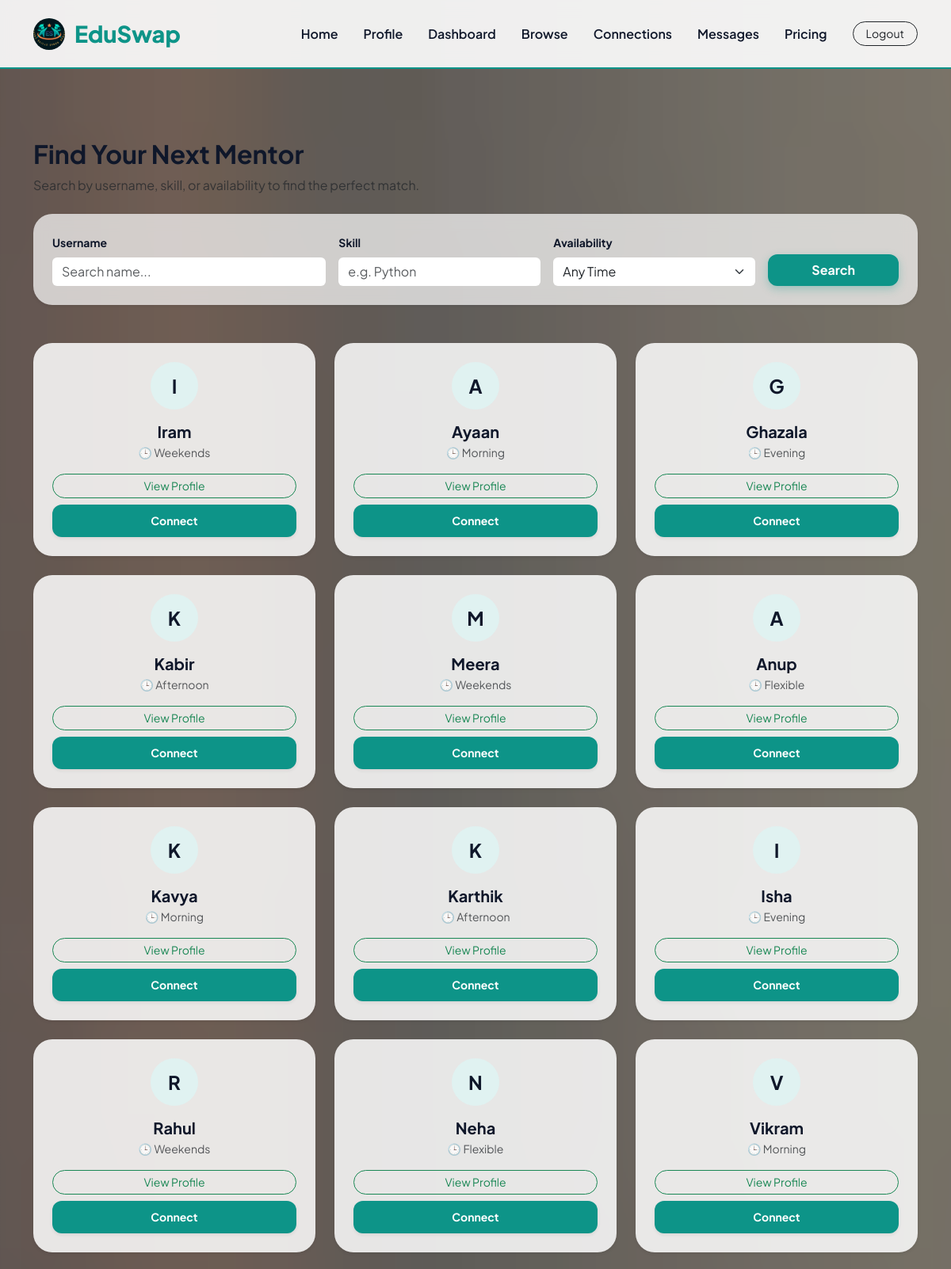
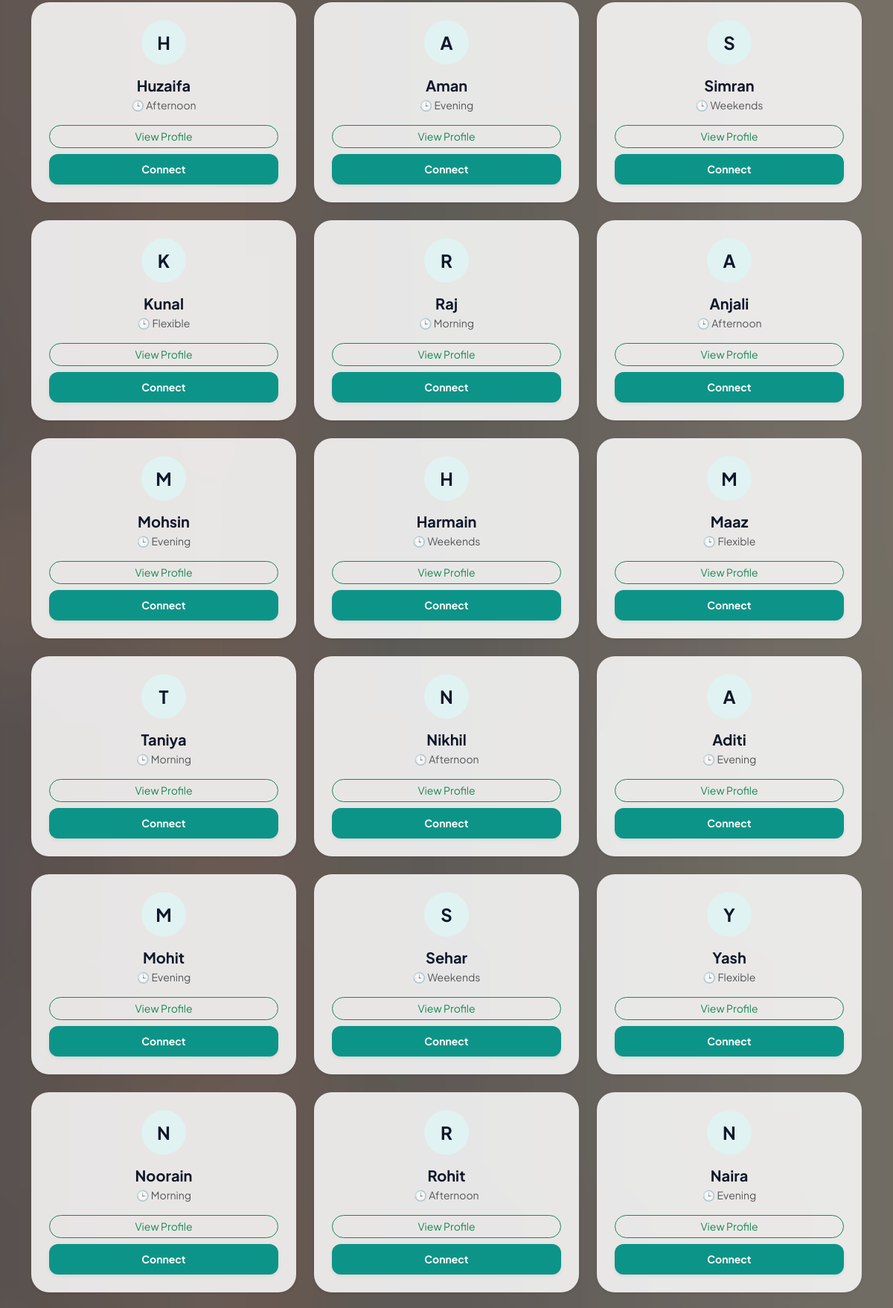
The app's page /search/ (signed in, upper part) with its own data (2 pictures, top to bottom).
### swappy/models.py (models this page shows, shortened)
class Student(models.Model):
    AVAILABILITY_CHOICES = [
        ('morning', 'Morning'),
        ('afternoon', 'Afternoon'),
        ('evening', 'Evening'),
        ('weekends', 'Weekends'),
        ('flexible', 'Flexible'),
    ]
    user = models.OneToOneField(User, on_delete=models.CASCADE, related_name='student')
    bio = models.TextField(blank=True, null=True)
    availability = models.CharField(
        max_length=20,
        choices=AVAILABILITY_CHOICES,
        default='flexible'
    )
    is_premium = models.BooleanField(default=False)
    premium_since = models.DateTimeField(null=True, blank=True) # New Field
    created_at = models.DateTimeField(auto_now_add=True)

### swappy/views.py (the view)
# urls.py: path('search/', views.search_students, name='search_students'),
@login_required
def search_students(request):
    query = request.GET.get('q', '')
    students = Student.objects.exclude(user=request.user).filter(
        Q(user__username__icontains=query) | Q(offered_skills__skill__name__icontains=query)
    ).distinct()
    return render(request, 'search_students.html', {'students': students, 'query': query})

### swappy/views.py (called while the page is built)
def global_context(request):
    if request.user.is_authenticated:
        try:
            student = request.user.student
            pending_count = Connection.objects.filter(receiver=student, status='pending').count()
            return {'pending_count': pending_count}
        except:
            return {'pending_count': 0}
    return {'pending_count': 0}

### swappy/templates/search_students.html (shortened to what this page needs)
{% extends 'base.html' %}
{% load static %}
{% block content %}
<div class="pt-5">
    <div class="mb-4">
        <h2 class="fw-bold" style="color: var(--primary);">Find Your Next Mentor</h2>
        <p class="text-muted">Search by username, skill, or availability to find the perfect match.</p>
    </div>
    <div class="main-card p-4 mt-0 mb-5 border-0 shadow-sm" style="background: rgba(255,255,255,0.7); backdrop-filter: blur(10px);">
        <form method="get" class="row g-3">
            <div class="col-md-4">
                <label class="form-label small fw-bold">Username</label>
                <input type="text" name="q" value="{{ query }}" class="form-control border-0 bg-white" placeholder="Search name...">
            </div>
            <div class="col-md-3">
                <label class="form-label small fw-bold">Skill</label>
                <input type="text" name="skill" value="{{ skill_filter }}" class="form-control border-0 bg-white" placeholder="e.g. Python">
            </div>
            <div class="col-md-3">
                <label class="form-label small fw-bold">Availability</label>
                <select name="availability" class="form-select border-0 bg-white">
                    <option value="">Any Time</option>
                </select>
            </div>
            <div class="col-md-2 d-flex align-items-end">
                <button class="btn btn-edu w-100 py-2" type="submit">Search</button>
            </div>
        </form>
    </div>
    <div class="row g-4">
        {% for student in students %}
        <div class="col-md-4">
            <div class="main-card h-100 mt-0 border-0 shadow-sm p-4 text-center">
                <div class="bg-light text-primary rounded-circle d-flex align-items-center justify-content-center fw-bold mx-auto mb-3"
                     style="width: 60px; height: 60px; font-size: 1.5rem; background: #e0f2f1 !important; color: var(--primary) !important;">
                    {{ student.user.username|first|upper }}
                </div>
                <h5 class="fw-bold mb-1">{{ student.user.username }}</h5>
                <p class="small text-muted mb-3">🕒 {{ student.availability|default:"Flexible"|capfirst }}</p>
                <div class="d-grid gap-2">
                    <a href="{% url 'student_profile' student.id %}" class="btn btn-outline-success btn-sm rounded-pill">View Profile</a>
                    <a href="{% url 'send_connection' student.id %}" class="btn btn-edu btn-sm shadow-sm">Connect</a>
                </div>
            </div>
        </div>
        {% empty %}
        <div class="col-12 text-center py-5">
            <div class="display-1 text-muted opacity-25">🔎</div>
            <p class="text-muted mt-3">No students match your current filters.</p>
        </div>
        {% endfor %}
    </div>
</div>
{% endblock %}

### records on screen
Student: user.username|first "I", user.username "Iram", availability "Weekends"
Student: user.username|first "A", user.username "Ayaan", availability "Morning"
Student: user.username|first "G", user.username "Ghazala", availability "Evening"
Student: user.username|first "K", user.username "Kabir", availability "Afternoon"
Student: user.username|first "M", user.username "Meera", availability "Weekends"
Student: user.username|first "A", user.username "Anup", availability "Flexible"
Student: user.username|first "K", user.username "Kavya", availability "Morning"
Student: user.username|first "K", user.username "Karthik", availability "Afternoon"
Student: user.username|first "I", user.username "Isha", availability "Evening"
Student: user.username|first "R", user.username "Rahul", availability "Weekends"
Student: user.username|first "N", user.username "Neha", availability "Flexible"
Student: user.username|first "V", user.username "Vikram", availability "Morning"
Student: user.username|first "H", user.username "Huzaifa", availability "Afternoon"
Student: user.username|first "A", user.username "Aman", availability "Evening"
Student: user.username|first "S", user.username "Simran", availability "Weekends"
Student: user.username|first "K", user.username "Kunal", availability "Flexible"
Student: user.username|first "R", user.username "Raj", availability "Morning"
Student: user.username|first "A", user.username "Anjali", availability "Afternoon"
Student: user.username|first "M", user.username "Mohsin", availability "Evening"
Student: user.username|first "H", user.username "Harmain", availability "Weekends"
Student: user.username|first "M", user.username "Maaz", availability "Flexible"
Student: user.username|first "T", user.username "Taniya", availability "Morning"
Student: user.username|first "N", user.username "Nikhil", availability "Afternoon"
Student: user.username|first "A", user.username "Aditi", availability "Evening"
Student: user.username|first "M", user.username "Mohit", availability "Evening"
Student: user.username|first "S", user.username "Sehar", availability "Weekends"
Student: user.username|first "Y", user.username "Yash", availability "Flexible"
Student: user.username|first "N", user.username "Noorain", availability "Morning"
Student: user.username|first "R", user.username "Rohit", availability "Afternoon"
Student: user.username|first "N", user.username "Naira", availability "Evening"
